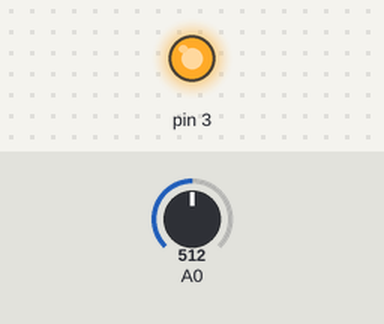
The sketch below on a simulated Arduino Uno, built with avr-gcc and run on an emulated ATmega328P. Shown: output pins drawn as LEDs (lit = HIGH). The inputs (shaded band) are chosen by the test bench; at power-on: A0 = 512. What the sketch prints to the serial monitor is not drawn.

Above: at 1.2 s.
1.3 s: A0 set to 108
2.8 s: A0 set to 89
At 3.5 s:
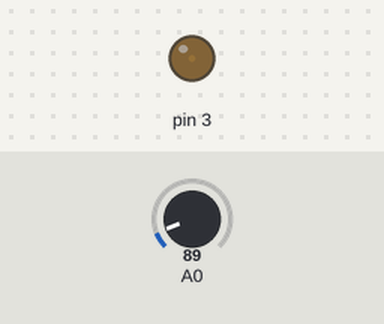
4.3 s: A0 set to 110
At 5.4 s:
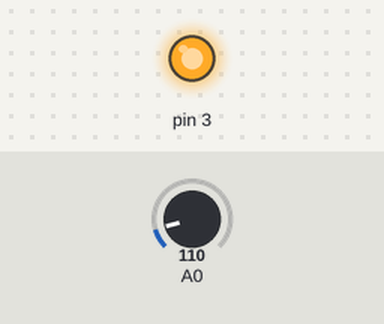
Timing chart, 0 to 7.3 s (numbered marks = the images above; inputs shaded):
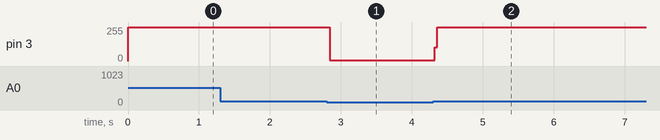

The sketch:

Oximetro.ino
```cpp
byte incoming;

void setup() {
  Serial.begin(9600);
  Serial.println("Pulse oxymeter test!");
  pinMode(3, OUTPUT);
  pinMode(A0, INPUT);
}

void loop() {
  if (!Serial.available() > 0) {
    //incoming = Serial.read();
    incoming = 3;
    switch(incoming){
      case 1: Serial.write("oximetro;1.0");break;
      case 2: break;
      case 3:
        int result = iniciarMedicao();
        if(result > 60 && result < 100){
          Serial.write(result);
        }
        else
        {
          Serial.write("oximetro;1.0");
        }
        break;
    }

  }
}

float iniciarMedicao(){
  unsigned long time_i;
  unsigned long time_f;
  float res = 0;
  boolean flag = true;
  boolean flag2 = true;
  do{
    int med = analogRead(A0);
    if(med > 0){
      digitalWrite( 3, !digitalRead(3) );
      time_i = millis();
      flag = false;
      do{
        med = analogRead(A0);
        if(med < 100){
          flag2 = false;
          digitalWrite( 3, !digitalRead(3) );
        }
      }while(flag2);
      flag2 = true;
      do{
        med = analogRead(A0);
        if(med > 0){
          flag2 = false;
        }
      }while(flag2);
      time_f = millis();
      res = time_f-time_i;
      return (1/(res/1000))*60;
    }
  }while(flag);
}
```

Measured:
- the behaviour switches between 100 and 99 on A0 (found by bisection; images 0 and 1)
- after the input at 1.3 s, every drawn part: stays the same
- after the input at 2.8 s, pin 3: 255/255 → 4/255 at once
- after the input at 4.3 s, pin 3: 4/255 → 255/255 at once
